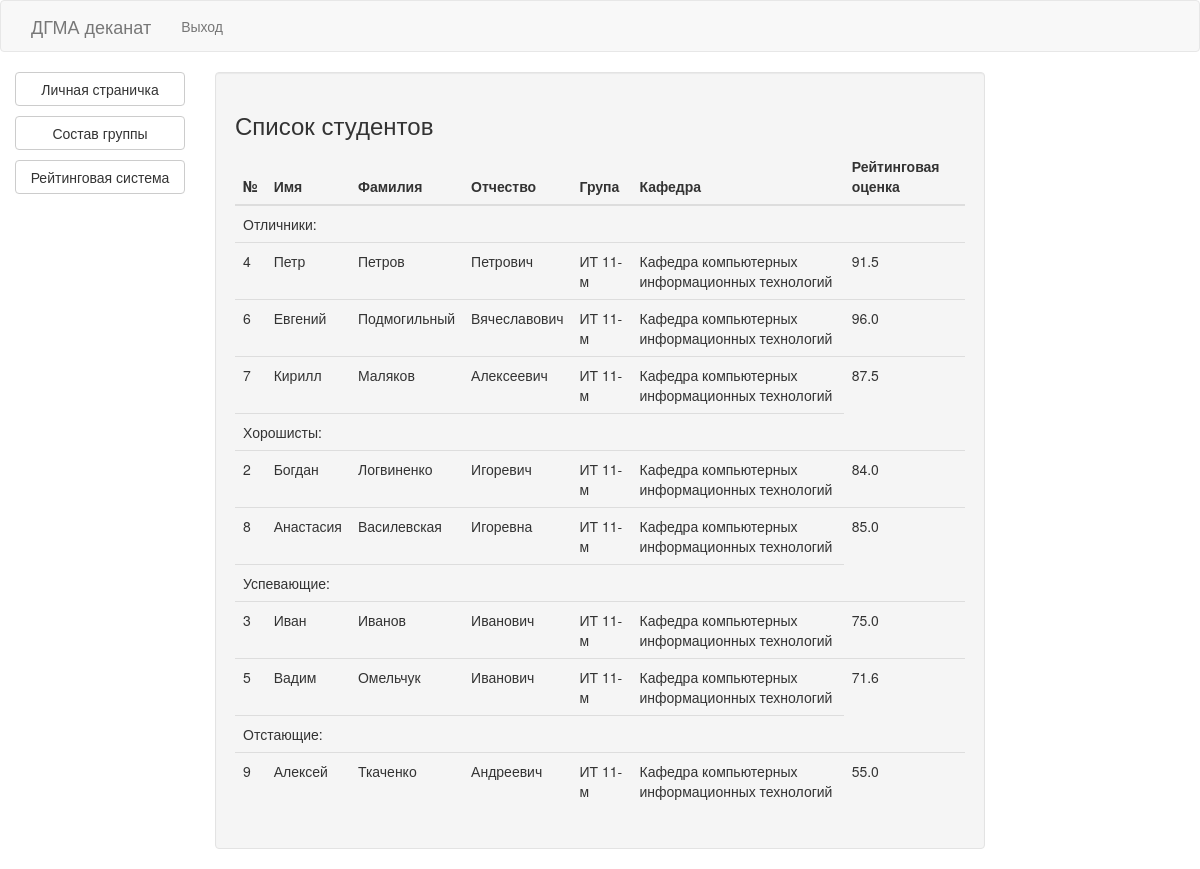
/student/all (signed in), run on the app's committed database.
### models/student.py (models this page shows, shortened)
class Student(db.Model):
    id = db.Column(db.Integer, primary_key=True, autoincrement=True)
    user_id = db.Column(db.Integer, ForeignKey('user.id'))
    user = relationship("User")
    group_id = db.Column(db.Integer, ForeignKey('group.id'))
    group = relationship("Group")
    photo = db.Column(db.String(100))
    receipt_trimester_id = db.Column(db.Integer, ForeignKey('trimester.id'))
    receipt_trimester = relationship("Trimester")
    marks = relationship("StudentSubjectMark", back_populates='student')
    def get_avg_mark(self):
        marks = StudentSubjectMark.query.filter_by(student_id=self.id).all()
        if len(marks) == 0:
            return 0
        return sum([m.mark for m in marks]) / len(marks)

### models/user.py (models this page shows, shortened)
class User(db.Model):
    id = db.Column(db.Integer, primary_key=True, autoincrement=True)
    name = db.Column(db.String(50))
    second_name = db.Column(db.String(50))
    middle_name = db.Column(db.String(50))
    password = db.Column(db.String(50))
    email = db.Column(db.String(50), unique=True, index=True)
    birthday = db.Column(db.Date)

### models/group.py (models this page shows, shortened)
class Group(db.Model):
    id = db.Column(db.Integer, primary_key=True, autoincrement=True)
    name = db.Column(db.String(40))
    cathedra_id = db.Column(db.Integer, ForeignKey('cathedra.id'))
    cathedra = relationship("Cathedra")
    students = relationship("Student", back_populates="group")

### models/cathedra.py (models this page shows, shortened)
class Cathedra(db.Model):
    id = db.Column(db.Integer, primary_key=True, autoincrement=True)
    name = db.Column(db.String(50))
    short_name = db.Column(db.String(15))
    image = db.Column(db.String(100))
    facility_id = db.Column(db.Integer, ForeignKey('facility.id'))
    facility = relationship('Facility')

### models/student_subject_mark.py (models this page shows, shortened)
class StudentSubjectMark(db.Model):
    id = db.Column(db.Integer, primary_key=True, autoincrement=True)
    student_id = db.Column(db.Integer, ForeignKey('student.id'))
    student = relationship("Student")
    subject_id = db.Column(db.Integer, ForeignKey('subject.id'))
    subject = relationship("Subject")
    mark = db.Column(db.Integer)
    date = db.Column(db.Date)

### blueprints/student.py (the view)
@student.route('/student/all')
def all():
    students = Student.query.all()
    return render_template('student/list/list.html', students=students, student=current_user)

### blueprints/site.py (called while the page is built)
@login_manager.user_loader
def load_user(id):
    return User.query.get(int(id))

### templates/student/list/list.html
{% extends 'student_layout.html' %}
{% block student_content %}
    <div class="container-fluid">
        <h3>Список студентов</h3>
        <table class="table">
            <thead>
            <tr>
                <th>№</th>
                <th>Имя</th>
                <th>Фамилия</th>
                <th>Отчество</th>
                <th>Група</th>
                <th>Кафедра</th>
                <th>Рейтинговая оценка</th>
            </tr>
            </thead>
            <tbody>
            <tr>
                <td colspan="6">Отличники:</td>
            </tr>
            {% for student in students %}
                {% if 100 >= student.get_avg_mark() > 85 %}
                    <tr>
                        <td>{{ loop.index }}</td>
                        <td>{{ student.user.name }}</td>
                        <td>{{ student.user.second_name }}</td>
                        <td>{{ student.user.middle_name }}</td>
                        <td>{{ student.group.name }}</td>
                        <td>{{ student.group.cathedra.name }}</td>
                        <td>{{ student.get_avg_mark()|round(1, 'floor') }}</td>
                    </tr>
                {% endif %}
            {% endfor %}
            <tr>
                <td colspan="6">Хорошисты:</td>
            </tr>
            {% for student in students %}
                {% if 85 >= student.get_avg_mark() > 75 %}
                    <tr>
                        <td>{{ loop.index }}</td>
                        <td>{{ student.user.name }}</td>
                        <td>{{ student.user.second_name }}</td>
                        <td>{{ student.user.middle_name }}</td>
                        <td>{{ student.group.name }}</td>
                        <td>{{ student.group.cathedra.name }}</td>
                        <td>{{ student.get_avg_mark()|round(1, 'floor') }}</td>
                    </tr>
                {% endif %}
            {% endfor %}
            <tr>
                <td colspan="6">Успевающие:</td>
            </tr>
            {% for student in students %}
                {% if 75 >= student.get_avg_mark() > 55 %}
                    <tr>
                        <td>{{ loop.index }}</td>
                        <td>{{ student.user.name }}</td>
                        <td>{{ student.user.second_name }}</td>
                        <td>{{ student.user.middle_name }}</td>
                        <td>{{ student.group.name }}</td>
                        <td>{{ student.group.cathedra.name }}</td>
                        <td>{{ student.get_avg_mark()|round(1, 'floor') }}</td>
                    </tr>
                {% endif %}
            {% endfor %}
            <tr>
                <td colspan="6">Отстающие:</td>
            </tr>
            {% for student in students %}
                {% if 55 >= student.get_avg_mark() > 0 %}
                    <tr>
                        <td>{{ loop.index }}</td>
                        <td>{{ student.user.name }}</td>
                        <td>{{ student.user.second_name }}</td>
                        <td>{{ student.user.middle_name }}</td>
                        <td>{{ student.group.name }}</td>
                        <td>{{ student.group.cathedra.name }}</td>
                        <td>{{ student.get_avg_mark()|round(1, 'floor') }}</td>
                    </tr>
                {% endif %}
            {% endfor %}
            </tbody>
        </table>
    </div>
{% endblock %}

### data on the page
Student: user.name "Петр", user.second_name "Петров", user.middle_name "Петрович", group.name "ИТ 11-м", group.cathedra.name "Кафедра компьютерных информационных технологий", get_avg_mark "91.5"
Student: user.name "Евгений", user.second_name "Подмогильный", user.middle_name "Вячеславович", group.name "ИТ 11-м", group.cathedra.name "Кафедра компьютерных информационных технологий", get_avg_mark "96.0"
Student: user.name "Кирилл", user.second_name "Маляков", user.middle_name "Алексеевич", group.name "ИТ 11-м", group.cathedra.name "Кафедра компьютерных информационных технологий", get_avg_mark "87.5"
Student: user.name "Богдан", user.second_name "Логвиненко", user.middle_name "Игоревич", group.name "ИТ 11-м", group.cathedra.name "Кафедра компьютерных информационных технологий", get_avg_mark "84.0"
Student: user.name "Анастасия", user.second_name "Василевская", user.middle_name "Игоревна", group.name "ИТ 11-м", group.cathedra.name "Кафедра компьютерных информационных технологий", get_avg_mark "85.0"
Student: user.name "Иван", user.second_name "Иванов", user.middle_name "Иванович", group.name "ИТ 11-м", group.cathedra.name "Кафедра компьютерных информационных технологий", get_avg_mark "75.0"
Student: user.name "Вадим", user.second_name "Омельчук", user.middle_name "Иванович", group.name "ИТ 11-м", group.cathedra.name "Кафедра компьютерных информационных технологий", get_avg_mark "71.6"
Student: user.name "Алексей", user.second_name "Ткаченко", user.middle_name "Андреевич", group.name "ИТ 11-м", group.cathedra.name "Кафедра компьютерных информационных технологий", get_avg_mark "55.0"
